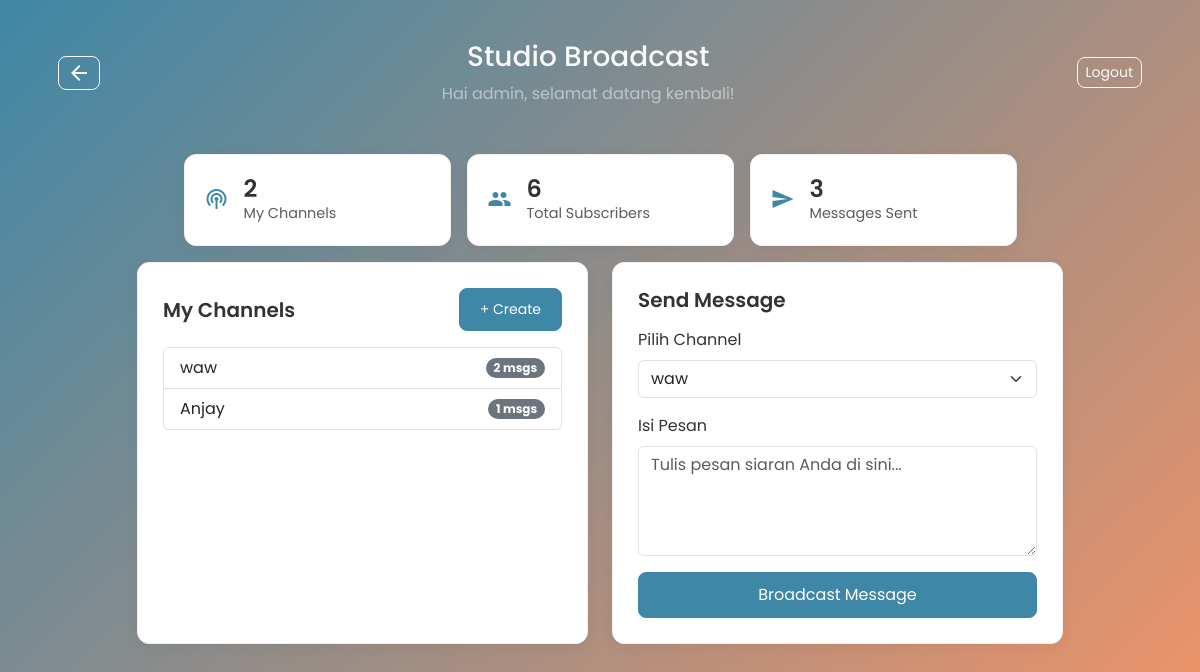
Page /publisher/ (signed in) on the committed database.
### app/models.py (models this page shows)
class Channel(db.Model):
    id = db.Column(db.Integer, primary_key=True)
    name = db.Column(db.String(100), unique=True, nullable=False)
    description = db.Column(db.String(200), nullable=True)
    creator_id = db.Column(db.Integer, db.ForeignKey('user.id'), nullable=False)
    created_at = db.Column(db.DateTime, default=datetime.utcnow)
    messages = db.relationship('Message', backref='channel', lazy=True)

### app/publisher/routes.py (the view)
@publisher_bp.route('/')
def dashboard():
    if 'user_id' not in session:
        return redirect(url_for('auth.login'))
    user_id = session['user_id']
    user = User.query.get(user_id)
    if not user:
        session.clear()
        flash("Sesi Anda tidak valid, silakan login kembali.", "warning")
        return redirect(url_for('auth.login'))
    user_channels = Channel.query.filter_by(creator_id=user_id).order_by(Channel.created_at.desc()).all()
    total_messages_sent = db.session.query(Message).join(Channel).filter(Channel.creator_id == user_id).count()
    total_subscribers = sum(len(channel.subscribers) for channel in user.channels)
    stats = {
        'channel_count': len(user_channels),
        'messages_sent': total_messages_sent,
        'total_subscribers': total_subscribers
    }
    return render_template('publisher.html', channels=user_channels, stats=stats)

### app/templates/publisher.html (shortened to what this page needs)
{% extends 'base.html' %}
{% block content %}
<div class="container py-4">
    <div class="studio-header">
        <a href="{{ url_for('auth.dashboard') }}" class="btn btn-outline-light btn-sm custom-btn-outline">
            <span class="material-icons" style="vertical-align: middle;">arrow_back</span>
        </a>
        <div class="text-center">
            <h3>Studio Broadcast</h3>
            <p class="mb-0 text-white-50">Hai {{ session.get('username') }}, selamat datang kembali!</p>
        </div>
        <a href="{{ url_for('auth.logout') }}" class="btn btn-outline-light btn-sm custom-btn-outline">Logout</a>
    </div>
    <div class="row justify-content-center g-3 my-3">
        <div class="col-md-3">
            <div class="stat-card">
                <div class="stat-icon"><span class="material-icons">podcasts</span></div>
                <div class="stat-info">
                    <h4 class="mb-0">{{ stats.channel_count }}</h4>
                    <p class="mb-0 text-muted">My Channels</p>
                </div>
            </div>
        </div>
        <div class="col-md-3">
            <div class="stat-card">
                <div class="stat-icon"><span class="material-icons">group</span></div>
                <div class="stat-info">
                    <h4 class="mb-0" id="total-subscribers-stat">{{ stats.total_subscribers }}</h4>
                    <p class="mb-0 text-muted">Total Subscribers</p>
                </div>
            </div>
        </div>
        <div class="col-md-3">
            <div class="stat-card">
                <div class="stat-icon"><span class="material-icons">send</span></div>
                <div class="stat-info">
                    <h4 class="mb-0" id="messages-sent-stat">{{ stats.messages_sent }}</h4>
                    <p class="mb-0 text-muted">Messages Sent</p>
                </div>
            </div>
        </div>
    </div>
    <div class="row justify-content-center g-4">
        <div class="col-md-5">
            <div class="studio-panel">
                <div class="d-flex justify-content-between align-items-center mb-3">
                    <h5 class="mb-0">My Channels</h5>
                    <a href="{{ url_for('publisher.create_channel_form') }}" class="btn btn-primary btn-sm custom-btn-primary">+ Create</a>
                </div>
                {% if channels %}
                    <ul class="list-group">
                        {% for channel in channels %}
                        <li class="list-group-item d-flex justify-content-between align-items-center">
                            {{ channel.name }}
                            <span class="badge bg-secondary rounded-pill" id="channel-msg-count-{{ channel.id }}">
                                {{ channel.messages|length }} msgs
                            </span>
                        </li>
                        {% endfor %}
                    </ul>
                {% else %}
                    <div class="text-center p-4">
                        <span class="material-icons fs-1 text-muted">radio</span>
                        <p class="mt-2 mb-3">Belum Ada Channel</p>
                        <a href="{{ url_for('publisher.create_channel_form') }}" class="btn btn-primary custom-btn-primary">Buat Channel Pertama</a>
                    </div>
                {% endif %}
            </div>
        </div>
        <div class="col-md-5">
            <div class="studio-panel">
                <h5 class="mb-3">Send Message</h5>
                {% if channels %}
                <form id="send-message-form" action="{{ url_for('publisher.send_message') }}" method="POST">
                    <div class="mb-3">
                        <label for="channel_id" class="form-label">Pilih Channel</label>
                        <select name="channel_id" id="channel_id" class="form-select" required>
                            {% for channel in channels %}
                            <option value="{{ channel.id }}">{{ channel.name }}</option>
                            {% endfor %}
                        </select>
                    </div>
                    <div class="mb-3">
                        <label for="message_content" class="form-label">Isi Pesan</label>
                        <textarea name="message_content" id="message_content" rows="4" class="form-control" placeholder="Tulis pesan siaran Anda di sini..." required></textarea>
                    </div>
                    <button type="submit" class="btn btn-primary w-100 custom-btn-primary">Broadcast Message</button>
                </form>
                {% else %}
                <div class="text-center p-4">
                     <span class="material-icons fs-1 text-muted">speaker_notes_off</span>
                     <p class="mt-2">Buat channel terlebih dahulu untuk mulai mengirim pesan.</p>
                </div>
                {% endif %}
            </div>
        </div>
    </div>
</div>
{% endblock %}

### app/templates/base.html (shortened to what this page needs)
<!DOCTYPE html>
<html lang="en">
<head>
    <link href="https://cdn.jsdelivr.net/npm/bootstrap@5.3.2/dist/css/bootstrap.min.css" rel="stylesheet">
    <link rel="stylesheet" href="{{ url_for('static', filename='css/main.css') }}">
</head>
<body>
    <div class="main-background">
        {% block content %}{% endblock %}
    </div>
</body>
</html>

### app/static/css/main.css (style rules this page uses)
:root { --primary-color: #3f87a6; --secondary-color: #f7a056; --text-dark: #333; --text-light: #f8f8f8; --bg-light: #f4f7f6; --bg-gradient-start: #3f87a6; --bg-gradient-end: #f69466; --card-bg: #ffffff; --border-color: #e0e0e0; --shadow-light: 0 4px 12px rgba(0,0,0,0.05); --shadow-medium: 0 6px 18px rgba(0,0,0,0.1); --bubble-sent: #74b9ff; --bubble-received: #f0f2f5; }
body, html { height: 100%; margin: 0; font-family: 'Poppins', sans-serif; color: var(--text-dark); }
.main-background { min-height: 100vh; background: linear-gradient(135deg, var(--bg-gradient-start) 0%, var(--bg-gradient-end) 100%); color: var(--text-light); }
.custom-btn-primary { background-color: var(--primary-color); border-color: var(--primary-color); border-radius: 8px; padding: 10px 20px; }
.custom-btn-outline { border-color: var(--text-light); color: var(--text-light); border-radius: 8px; }
.studio-header { display: flex; justify-content: space-between; align-items: center; padding: 1rem; margin-bottom: 1rem; }
.stat-card { background: #ffffff; border-radius: 12px; padding: 20px; display: flex; align-items: center; box-shadow: 0 4px 15px rgba(0,0,0,0.05); color: #333; border: 1px solid #f0f0f0; }
.stat-icon { font-size: 2rem; color: var(--primary-color); margin-right: 15px; }
.stat-info h4 { font-weight: 600; }
.stat-info p { font-size: 0.9rem; }
.studio-panel { background: #ffffff; border-radius: 12px; padding: 25px; box-shadow: 0 4px 15px rgba(0,0,0,0.05); color: #333; height: 100%; border: 1px solid #f0f0f0; }
.studio-panel h5 { font-weight: 600; }

### rows in the picture
Channel: name "waw", messages|length "2"
Channel: name "Anjay", messages|length "1"

### other values in the picture
{{ session.get('username') }} "admin"
{{ stats.channel_count }} "2"
{{ stats.total_subscribers }} "6"
{{ stats.messages_sent }} "3"
form field channel_id "waw"
